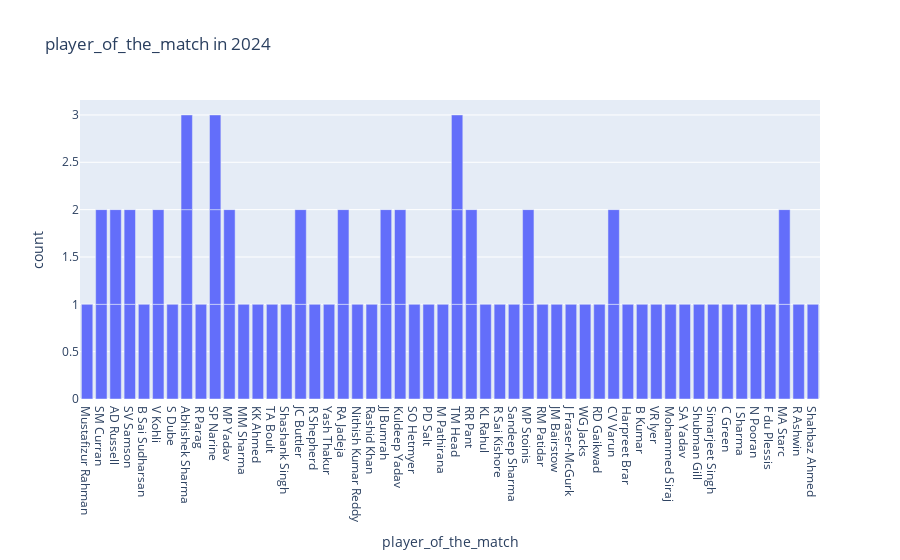

Notebook source saved alongside this figure:
### Markdown cell above
# Player of the match in 2024

### Code cell
figure = plx.bar(data , x=data["player_of_the_match"],title = "player_of_the_match in 2024")
figure.show()

### Figure 1 — Plotly figure (JSON) as saved in the notebook; plotly's stock layout.template omitted (floating-point values rounded to 4 significant figures)
{"data": [{"alignmentgroup": "True", "hovertemplate": "player_of_the_match=%{x}<br>count=%{y}<extra></extra>", "legendgroup": "", "marker": {"color": "#636efa", "pattern": {"shape": ""}}, "name": "", "offsetgroup": "", "orientation": "v", "showlegend": false, "textposition": "auto", "type": "bar", "x": ["Mustafizur Rahman", "SM Curran", "AD Russell", "SV Samson", "B Sai Sudharsan", "V Kohli", "S Dube", "Abhishek Sharma", "R Parag", "SP Narine", "MP Yadav", "MM Sharma", "KK Ahmed", "TA Boult", "MP Yadav", "SP Narine", "Shashank Singh", "Abhishek Sharma", "JC Buttler", "R Shepherd", "Yash Thakur", "RA Jadeja", "Nithish Kumar Reddy", "Rashid Khan", "JJ Bumrah", "Kuldeep Yadav", "SO Hetmyer", "PD Salt", "M Pathirana", "TM Head", "JC Buttler", "RR Pant", "JJ Bumrah", "KL Rahul", "TM Head", "AD Russell", "R Sai Kishore", "Sandeep Sharma", "MP Stoinis", "RR Pant", "RM Patidar", "JM Bairstow", "J Fraser-McGurk", "SV Samson", "WG Jacks", "RD Gaikwad", "CV Varun", "MP Stoinis", "Harpreet Brar", "B Kumar", "VR Iyer", "Mohammed Siraj", "RA Jadeja", "SP Narine", "SA Yadav", "Kuldeep Yadav", "TM Head", "V Kohli", "Shubman Gill", "CV Varun", "Simarjeet Singh", "C Green", null, "I Sharma", "SM Curran", null, "N Pooran", "F du Plessis", "Abhishek Sharma", null, "MA Starc", "R Ashwin", "Shahbaz Ahmed", "MA Starc"], "xaxis": "x", "y": [1, 1, 1, 1, 1, 1, 1, 1, 1, 1, 1, 1, 1, 1, 1, 1, 1, 1, 1, 1, 1, 1, 1, 1, 1, 1, 1, 1, 1, 1, 1, 1, 1, 1, 1, 1, 1, 1, 1, 1, 1, 1, 1, 1, 1, 1, 1, 1, 1, 1, 1, 1, 1, 1, 1, 1, 1, 1, 1, 1, 1, 1, 1, 1, 1, 1, 1, 1, 1, 1, 1, 1, 1, 1], "yaxis": "y"}], "layout": {"barmode": "relative", "legend": {"tracegroupgap": 0}, "title": {"text": "player_of_the_match in 2024"}, "xaxis": {"anchor": "y", "domain": [0, 1], "title": {"text": "player_of_the_match"}}, "yaxis": {"anchor": "x", "domain": [0, 1], "title": {"text": "count"}}}}
